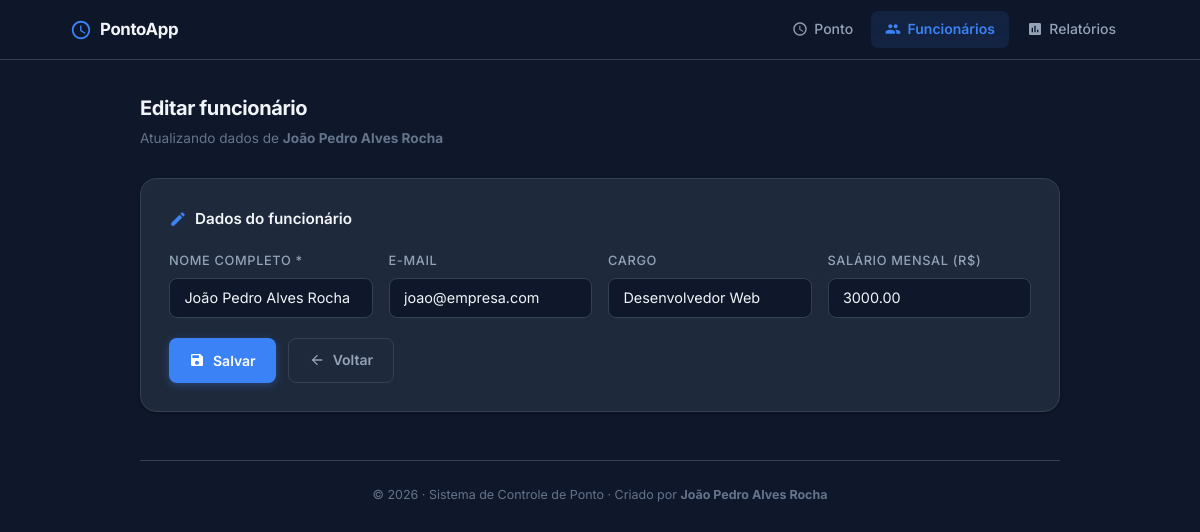
Page /funcionario_edit.php?id=1 on the committed database.
### tables this page shows
CREATE TABLE IF NOT EXISTS funcionarios (
    id             INT          NOT NULL AUTO_INCREMENT PRIMARY KEY,
    nome           VARCHAR(120) NOT NULL,
    email          VARCHAR(160) UNIQUE,
    cargo          VARCHAR(80)  DEFAULT '',
    salario_mensal DECIMAL(10,2) DEFAULT 0.00,
    created_at     TIMESTAMP    DEFAULT CURRENT_TIMESTAMP
);

### connect.php (called while the page is built, shortened)
<?php
class Connect
{
    public static function getInstance(): PDO
    {
        static $instance = null;
        if ($instance === null) {
            $dsn = "mysql:host=" . self::HOST
                 . ";dbname=" . self::DBNAME
                 . ";charset=utf8mb4";
            $instance = new PDO($dsn, self::USER, self::PASS, [
                PDO::ATTR_ERRMODE            => PDO::ERRMODE_EXCEPTION,
                PDO::ATTR_DEFAULT_FETCH_MODE => PDO::FETCH_ASSOC,
                PDO::ATTR_EMULATE_PREPARES   => false,
            ]);
        }
        return $instance;
    }
}

### Funcionario.php (called while the page is built, shortened)
<?php
require_once __DIR__ . "/connect.php";
class Funcionario
{
    private PDO $pdo;
    public function __construct()
    {
        $this->pdo = Connect::getInstance();
    }
    public function findById(int $id): array|false
    {
        $stmt = $this->pdo->prepare(
            "SELECT * FROM funcionarios WHERE id = :id LIMIT 1"
        );
        $stmt->execute([":id" => $id]);
        return $stmt->fetch();
    }
}

### funcionario_edit.php (the view, shortened to what this page needs)
<?php
require_once __DIR__ . "/Funcionario.php";
$id = filter_input(INPUT_GET, "id", FILTER_VALIDATE_INT);
try {
    $func = new Funcionario();
    $f    = $func->findById($id);
} catch (PDOException $e) {
    $_SESSION["error"] = "Erro ao carregar dados.";
    header("Location: funcionarios.php"); exit;
}
?><!DOCTYPE html>
<html lang="pt-BR">
<head>
  <link rel="stylesheet" href="style.css">
</head>
<body>
<?php require_once __DIR__ . "/nav.php"; ?>
<div class="page-wrapper">
  <p class="page-title">Editar funcionário</p>
  <p class="page-subtitle">Atualizando dados de <strong><?= htmlspecialchars($f["nome"]) ?></strong></p>
  <div class="card">
    <p class="card-title">
      <svg viewBox="0 0 24 24" fill="currentColor"><path d="M3 17.25V21h3.75L17.81 9.94l-3.75-3.75L3 17.25zM20.71 7.04a1 1 0 0 0 0-1.41l-2.34-2.34a1 1 0 0 0-1.41 0l-1.83 1.83 3.75 3.75 1.83-1.83z"/></svg>
      Dados do funcionário
    </p>
    <form action="funcionario_update.php" method="POST" novalidate>
      <div class="form-grid">
        <div class="form-group">
          <label for="nome">Nome completo *</label>
          <input type="text" id="nome" name="nome"
                 value="<?= htmlspecialchars($f["nome"]) ?>" required>
        </div>
        <div class="form-group">
          <label for="email">E-mail</label>
          <input type="email" id="email" name="email"
                 value="<?= htmlspecialchars($f["email"] ?? "") ?>">
        </div>
        <div class="form-group">
          <label for="cargo">Cargo</label>
          <input type="text" id="cargo" name="cargo"
                 value="<?= htmlspecialchars($f["cargo"] ?? "") ?>">
        </div>
        <div class="form-group">
          <label for="salario">Salário mensal (R$)</label>
          <input type="number" id="salario" name="salario" step="0.01" min="0"
                 value="<?= $f["salario_mensal"] ?>">
        </div>
      </div>
      <div style="display:flex;gap:.75rem;flex-wrap:wrap">
        <button type="submit" class="btn btn-primary">
          <svg viewBox="0 0 24 24" fill="currentColor"><path d="M17 3H5a2 2 0 0 0-2 2v14a2 2 0 0 0 2 2h14c1.1 0 2-.9 2-2V7l-4-4zm-5 16c-1.66 0-3-1.34-3-3s1.34-3 3-3 3 1.34 3 3-1.34 3-3 3zm3-10H5V5h10v4z"/></svg>
          Salvar
        </button>
        <a href="funcionarios.php" class="btn btn-ghost">
          <svg viewBox="0 0 24 24" fill="currentColor"><path d="M20 11H7.83l5.59-5.59L12 4l-8 8 8 8 1.41-1.41L7.83 13H20v-2z"/></svg>
          Voltar
        </a>
      </div>
    </form>
  </div>
  <footer class="site-footer">
    &copy; <?= date('Y') ?> · Sistema de Controle de Ponto · Criado por <strong>João Pedro Alves Rocha</strong>
  </footer>
</div>
</body>
</html>

### style.css (style rules this page uses)
:root { --bg-base: #0f172a; --bg-surface: #1e293b; --bg-card: #1e293b; --bg-card-hover: #263248; --border: #334155; --border-focus: #3b82f6; --accent: #3b82f6; --accent-hover: #2563eb; --accent-light: rgba(59, 130, 246, 0.12); --danger: #ef4444; --danger-hover: #dc2626; --danger-light: rgba(239, 68, 68, 0.12); --success: #22c55e; --success-light: rgba(34, 197, 94, 0.12); --warning: #f59e0b; --warning-light: rgba(245, 158, 11, 0.12); --purple: #8b5cf6; --purple-light: rgba(139, 92, 246, 0.12); --text-primary: #f1f5f9; --text-secondary: #94a3b8; --text-muted: #64748b; --radius-sm: 8px; --radius-md: 12px; --radius-lg: 16px; --shadow-sm: 0 1px 3px rgba(0, 0, 0, 0.4); --shadow-md: 0 4px 16px rgba(0, 0, 0, 0.4); --shadow-lg: 0 8px 32px rgba(0, 0, 0, 0.5); --transition: 0.2s cubic-bezier(0.4, 0, 0.2, 1); --nav-height: 60px; }
*, *::before, *::after { box-sizing: border-box; margin: 0; padding: 0; }
html { scroll-behavior: smooth; }
body { font-family: 'Inter', system-ui, sans-serif; background-color: var(--bg-base); color: var(--text-primary); min-height: 100vh; line-height: 1.6; -webkit-font-smoothing: antialiased; }
.page-wrapper { max-width: 960px; margin: 0 auto; padding: 2rem 1.25rem; }
.card { background: var(--bg-card); border: 1px solid var(--border); border-radius: var(--radius-lg); padding: 1.75rem; box-shadow: var(--shadow-sm); transition: box-shadow var(--transition); }
.card-title { font-size: 0.95rem; font-weight: 600; color: var(--text-primary); margin-bottom: 1.25rem; display: flex; align-items: center; gap: 0.5rem; }
.card-title svg { width: 18px; height: 18px; color: var(--accent); }
.form-grid { display: grid; grid-template-columns: repeat(auto-fit, minmax(200px, 1fr)); gap: 1rem; margin-bottom: 1.25rem; }
.form-group { display: flex; flex-direction: column; gap: 0.4rem; }
.form-group label { font-size: 0.8rem; font-weight: 500; color: var(--text-secondary); text-transform: uppercase; letter-spacing: 0.05em; }
.form-group input, .select-field { background: var(--bg-base); border: 1px solid var(--border); color: var(--text-primary); border-radius: var(--radius-sm); padding: 0.65rem 0.9rem; font-family: inherit; font-size: 0.9rem; transition: border-color var(--transition), box-shadow var(--transition); outline: none; width: 100%; }
.form-group input::placeholder { color: var(--text-muted); }
.btn { display: inline-flex; align-items: center; justify-content: center; gap: 0.5rem; padding: 0.65rem 1.25rem; border: none; border-radius: var(--radius-sm); font-family: inherit; font-size: 0.875rem; font-weight: 600; cursor: pointer; text-decoration: none; transition: background var(--transition), transform var(--transition), box-shadow var(--transition); white-space: nowrap; }
.btn svg { width: 16px; height: 16px; }
.btn-primary { background: var(--accent); color: #fff; box-shadow: 0 2px 8px rgba(59, 130, 246, 0.35); }
.btn-ghost { background: transparent; color: var(--text-secondary); border: 1px solid var(--border); }
.page-title { font-size: 1.25rem; font-weight: 700; margin-bottom: .25rem; letter-spacing: -.02em; }
.page-subtitle { font-size: .85rem; color: var(--text-muted); margin-bottom: 1.75rem; }
.site-footer { margin-top: 3rem; padding-top: 1.5rem; border-top: 1px solid var(--border); text-align: center; font-size: 0.78rem; color: var(--text-muted); }

### rows in the picture
funcionarios: nome "João Pedro Alves Rocha", email "joao@empresa.com", cargo "Desenvolvedor Web", salario "3000.00"
